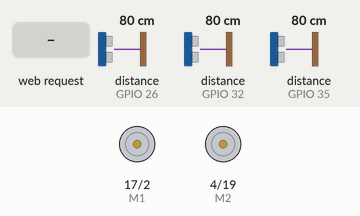
This sketch was run on a simulated ESP32. Shown: direction and speed pins drawn as motors (green arrow = direction pin HIGH = forward, orange = LOW = backward, longer = more drive). The test bench sets the inputs (shaded band); at power-on: distance to the obstacle (sensors on GPIO 26, GPIO 32, GPIO 35) 80 cm. The echo pulse lasts 58.3 µs per cm; WiFi joins after 1.5 s; servers stay silent unless stated; what the sketch prints to the serial monitor is not drawn.

Above: at 2.7 s.
2.8 s: HTTP request GET /forward received
At 3.3 s:
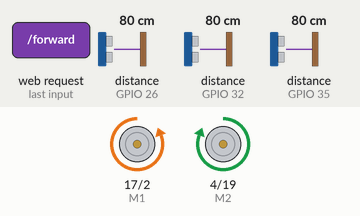
5.0 s: HTTP request GET /left received
At 5.15 s:
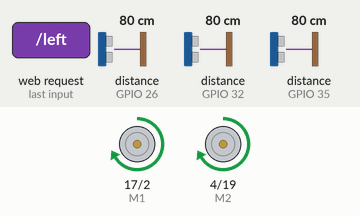
6.8 s: HTTP request GET /right received
At 6.95 s:
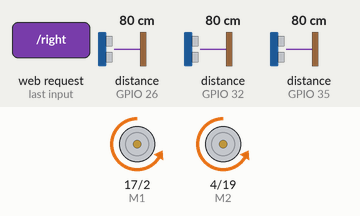
8.6 s: HTTP request GET /forward received
At 9.1 s:
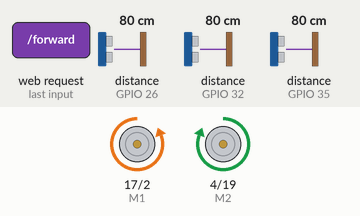
Timing chart, 0 to 11.6 s (numbered marks = the images above; inputs shaded):
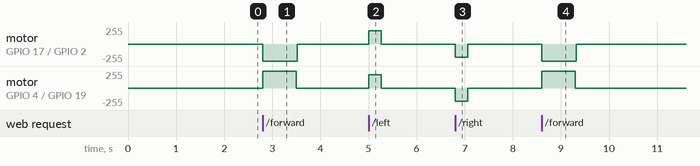

The sketch:

straight.ino
```cpp
#include <WiFi.h>
#include <ArduinoOTA.h>
// or for ESP32: #include <WiFi.h>

const char* ssid = "telenet-799DCED";
const char* password = "";

WiFiServer server(80);

// Variable to store the HTTP request
String header;

int sensor0Trig = 27;
int sensor0Echo = 26;

int sensor1Trig = 33;
int sensor1Echo = 32;

int sensor2Trig = 25;
int sensor2Echo = 35;

//define sound speed in cm/uS
#define SOUND_SPEED 0.034
#define CM_TO_INCH 0.393701

int E1 = 2;
int M1 = 17;
int E2 = 19;
int M2 = 4;

int turnDuration = 265;


void setup() {
  pinMode(M1, OUTPUT);
  pinMode(M2, OUTPUT);
  analogWrite(E2, 0);      // Set speed
  digitalWrite(M2, HIGH);  // Move forward

  Serial.begin(9600);
  WiFi.begin(ssid, password);

  while (WiFi.status() != WL_CONNECTED) {
    delay(500);
    Serial.print(".");
  }


  Serial.println("");
  Serial.println("WiFi connected");
  Serial.println("IP address: ");
  Serial.println(WiFi.localIP());

  server.begin();

  ArduinoOTA.onStart([]() {
    String type;
    if (ArduinoOTA.getCommand() == U_FLASH)
      type = "sketch";
    else  // U_SPIFFS
      type = "filesystem";

    // NOTE: if updating SPIFFS this would be the place to unmount SPIFFS using SPIFFS.end()
    Serial.println("Start updating " + type);
  });
  ArduinoOTA.onEnd([]() {
    Serial.println("\nEnd");
  });
  ArduinoOTA.onProgress([](unsigned int progress, unsigned int total) {
    Serial.printf("Progress: %u%%\r", (progress / (total / 100)));
  });
  ArduinoOTA.onError([](ota_error_t error) {
    Serial.printf("Error[%u]: ", error);
    if (error == OTA_AUTH_ERROR) Serial.println("Auth Failed");
    else if (error == OTA_BEGIN_ERROR) Serial.println("Begin Failed");
    else if (error == OTA_CONNECT_ERROR) Serial.println("Connect Failed");
    else if (error == OTA_RECEIVE_ERROR) Serial.println("Receive Failed");
    else if (error == OTA_END_ERROR) Serial.println("End Failed");
  });
  ArduinoOTA.begin();

  pinMode(sensor0Trig, OUTPUT); // Sets the trigPin as an Output
  pinMode(sensor0Echo, INPUT); // Sets the echoPin as an Input

  pinMode(sensor1Trig, OUTPUT); // Sets the trigPin as an Output
  pinMode(sensor1Echo, INPUT); // Sets the echoPin as an Input

  pinMode(sensor2Trig, OUTPUT); // Sets the trigPin as an Output
  pinMode(sensor2Echo, INPUT); // Sets the echoPin as an Input
}

void loop() {

  ArduinoOTA.handle();
  WiFiClient client = server.available();  // Listen for incoming clients

  if (client) {
    String currentLine = "";
    while (client.connected()) {
      if (client.available()) {
        char c = client.read();
        if (c == '\n') {
          if (currentLine.length() == 0) {
            // Send a standard HTTP response header
            client.println("HTTP/1.1 200 OK");
            client.println("Content-type:text/html");
            client.println("Connection: close");
            client.println();
            // Send the HTML content
            client.println("<!DOCTYPE html>");
            client.println("<html>");
            client.println("<body>");
            client.println("<h2>ESP32 Motor Control</h2>");
            client.println("<p><a href=\"/forward\"><button class=\"button\">Forward</button></a></p>");
            client.println("<p><a href=\"/left\"><button class=\"button\">Left</button></a></p>");
            client.println("<p><a href=\"/right\"><button class=\"button\">Right</button></a></p>");
            client.println("<p><a href=\"/stop\"><button class=\"button button2\">Stop</button></a></p>");
            client.println("</body>");
            client.println("</html>");

            break;
          } else {
            currentLine = "";
          }
        } else if (c != '\r') {
          currentLine += c;
        }


        // Check the request route
        if (currentLine.endsWith("GET /forward")) {
          Serial.println("moving forward");
          move_forward();

          client.println("HTTP/1.1 200 OK");
          client.println("Content-type:text/plain");
          client.println("Connection: close");

          client.println(createJsonResponse());
          client.println("moving forward");
        } else if (currentLine.endsWith("GET /left")) {
          Serial.println("moving left");
          move_left();

          client.println("HTTP/1.1 200 OK");
          client.println("Content-type:text/plain");
          client.println("Connection: close");

          client.println(createJsonResponse());
          client.println("left moving");
        } else if (currentLine.endsWith("GET /right")) {
          Serial.println("moving right");
          move_right();

          client.println("HTTP/1.1 200 OK");
          client.println("Content-type:text/plain");
          client.println("Connection: close");

          client.println(createJsonResponse());
          client.println("right moving");
        } else if (currentLine.endsWith("GET /stop")) {
          stop_moving();

          client.println("HTTP/1.1 200 OK");
          client.println("Content-type:text/plain");
          client.println("Connection: close");

          client.println(createJsonResponse());
          client.println("stopped moving");
        }
        else if (currentLine.endsWith("GET /sensors")) {

          client.println("HTTP/1.1 200 OK");
          client.println("Content-type:text/plain");
          client.println("Connection: close");
          client.println(); // Empty line to separate headers and body
          client.println(createJsonResponse());
          client.println("got sensors");
        }
      }

    }
    client.stop();
  }
}


String createJsonResponse() {
  String jsonResponse = "{";
  jsonResponse += "\"right\": " + get_sensor1() + ",";
  jsonResponse += "\"left\": " + get_sensor2() + ",";
  jsonResponse += "\"front\": " + get_sensor3();
  jsonResponse += "}";
  return jsonResponse;
}

String get_sensor1() {

  // Clears the trigPin
  digitalWrite(sensor0Trig, LOW);
  delayMicroseconds(2);
  // Sets the trigPin on HIGH state for 10 micro seconds
  digitalWrite(sensor0Trig, HIGH);
  delayMicroseconds(10);
  digitalWrite(sensor0Trig, LOW);

  // Reads the echoPin, returns the sound wave travel time in microseconds
  int duration1 = pulseIn(sensor0Echo, HIGH);

  // Calculate the distance
  float distanceCm1 = duration1 * SOUND_SPEED/2;


  // Prints the distance in the Serial Monitor
  Serial.print("Distance (cm): ");
  Serial.println(distanceCm1);


  return String(distanceCm1);
}
String get_sensor2() {

  // Clears the trigPin
  digitalWrite(sensor1Trig, LOW);
  delayMicroseconds(2);
  // Sets the trigPin on HIGH state for 10 micro seconds
  digitalWrite(sensor1Trig, HIGH);
  delayMicroseconds(10);
  digitalWrite(sensor1Trig, LOW);

  // Reads the echoPin, returns the sound wave travel time in microseconds
  int duration2 = pulseIn(sensor1Echo, HIGH);

  // Calculate the distance
  float distanceCm2 = duration2 * SOUND_SPEED/2;


  // Prints the distance in the Serial Monitor
  Serial.print("Distance (cm): ");
  Serial.println(distanceCm2);

  return String(distanceCm2);
}
String get_sensor3() {

  // Clears the trigPin
  digitalWrite(sensor2Trig, LOW);
  delayMicroseconds(2);
  // Sets the trigPin on HIGH state for 10 micro seconds
  digitalWrite(sensor2Trig, HIGH);
  delayMicroseconds(10);
  digitalWrite(sensor2Trig, LOW);

  // Reads the echoPin, returns the sound wave travel time in microseconds
  int duration3 = pulseIn(sensor2Echo, HIGH);

  // Calculate the distance
  float distanceCm3 = duration3 * SOUND_SPEED/2;


  // Prints the distance in the Serial Monitor
  Serial.print("Distance (cm): ");
  Serial.println(distanceCm3);

  return String(distanceCm3);
}

void move_forward() {
  // Forward movement code
  analogWrite(E1, 255);    // Set speed
  analogWrite(E2, 255);    // Set speed
  digitalWrite(M1, LOW);   // Move forward
  digitalWrite(M2, HIGH);  // Move forward

  delay(700);

  // Stop motors after turning
  analogWrite(E2, 0);

  delay(20);

  analogWrite(E1, 0);
  digitalWrite(M2, HIGH);
  digitalWrite(M1, LOW);
}

void move_left() {
  // Left turn code for 90-degree stationary turn
  analogWrite(E1, 200);    // Set speed for motor 1
  analogWrite(E2, 200);    // Set speed for motor 2
  digitalWrite(M1, HIGH);  // Run motor 1 forward
  digitalWrite(M2, HIGH);  // Run motor 2 backward

  delay(turnDuration);  // Wait for the duration of the turn

  // Stop motors after turning
  analogWrite(E1, 0);
  analogWrite(E2, 0);
  digitalWrite(M1, LOW);
  digitalWrite(M2, HIGH);
}

void move_right() {
  // Right turn code for 90-degree stationary turn
  analogWrite(E1, 200);   // Set speed for motor 1
  analogWrite(E2, 200);   // Set speed for motor 2
  digitalWrite(M1, LOW);  // Run motor 1 backward
  digitalWrite(M2, LOW);  // Run motor 2 forward

  delay(turnDuration);  // Wait for the duration of the turn

  // Stop motors after turning
  analogWrite(E1, 0);
  analogWrite(E2, 0);
  digitalWrite(M1, LOW);
  digitalWrite(M2, HIGH);
}
void stop_moving() {
  analogWrite(E1, 0);  // Stop one motor for turning
  analogWrite(E2, 0);  // Set speed
  digitalWrite(M1, LOW);
  digitalWrite(M2, HIGH);
}
```

Measured:
- after the input at 2.8 s, motor on GPIO 17 (M1) / GPIO 2 (E1): stopped → backward 255/255 at once, → stopped 0.72 s later; motor on GPIO 4 (M2) / GPIO 19 (E2): stopped → forward 255/255 at once, → stopped 0.70 s later
- after the input at 5.0 s, motor on GPIO 17 (M1) / GPIO 2 (E1), motor on GPIO 4 (M2) / GPIO 19 (E2): stopped → forward 200/255 at once, → stopped 0.27 s later
- after the input at 6.8 s, motor on GPIO 17 (M1) / GPIO 2 (E1), motor on GPIO 4 (M2) / GPIO 19 (E2): stopped → backward 200/255 at once, → stopped 0.27 s later
- after the input at 8.6 s, motor on GPIO 17 (M1) / GPIO 2 (E1): stopped → backward 255/255 at once, → stopped 0.72 s later; motor on GPIO 4 (M2) / GPIO 19 (E2): stopped → forward 255/255 at once, → stopped 0.70 s later
